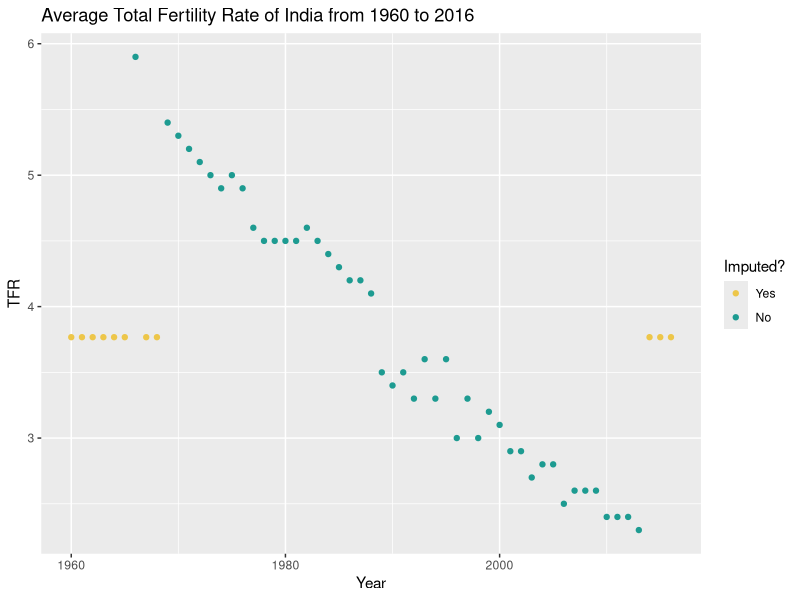
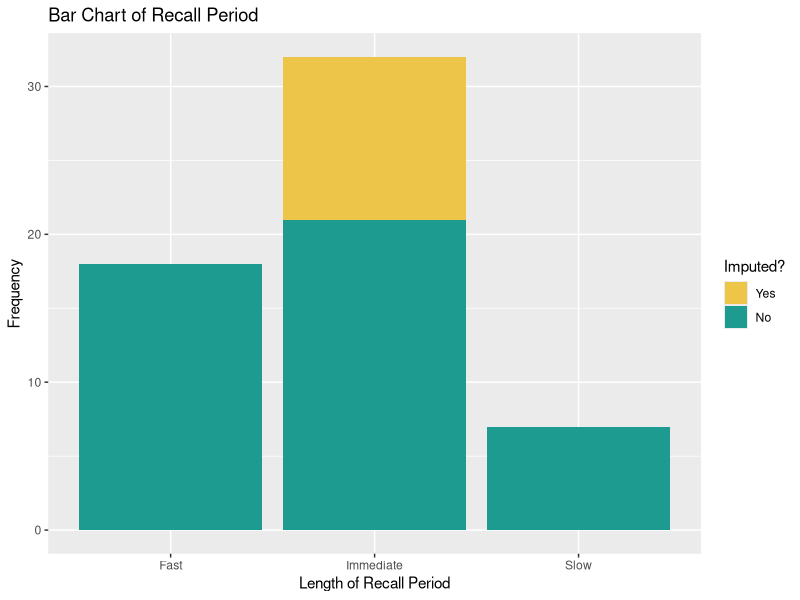
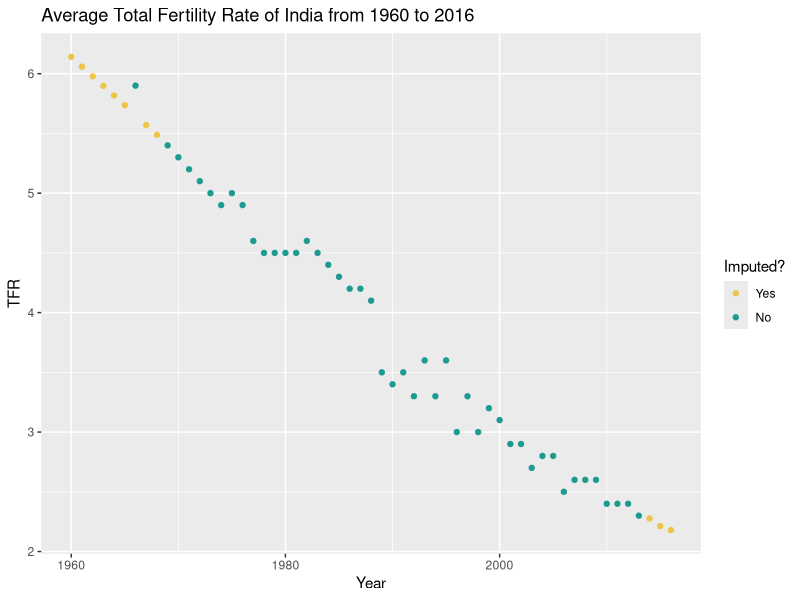

R code for these plots, in order:
## ---- chunk 1
# Load all required dependencies
library(dplyr)
library(ggplot2)
library(mice)
## ---- chunk 2
# Read and examine the data
dat = read.csv(file = "tfr_india.csv", sep = ",")[, 2:5]
head(dat)

# Create "TFR_missing" and "Recall_missing", which indiate missingness of "TFR" and "Recall", respectively
# 0 indicates missing value and 1 indicates otherwise
dat$TFR_missing = ifelse(is.na(dat$TFR), 0, 1)
dat$Recall_missing = ifelse(is.na(dat$Recall), 0, 1)
## ---- chunk 3
# Create a function that performs imputation for missing values
# The "method" argument in the function specifies the method used for missing value imputation
imp = function(x, method){
  missing = is.na(x)
  x.obs = x[!missing]
  imputed = x
  imputed[missing] = method(x.obs)
  return (imputed) # Output the imputed vector
}
## ---- chunk 4
dat$tfr.mean.imp = imp(dat$TFR, method = mean)

# Visualize imputed "TFR"
ggplot(dat, aes(Year, tfr.mean.imp)) +
  geom_point(aes(colour = factor(TFR_missing))) +
  scale_color_manual(labels = c("Yes", "No"), values = c("#edc649", "#1d9b91")) +
  labs(title = "Average Total Fertility Rate of India from 1960 to 2016", 
       y = "TFR", colour = "Imputed?")
## ---- chunk 5
# Function that returns mode of a categorical variable
mode = function(x) {
  ta = table(x)
  tam = max(ta)
  if (all(ta == tam))
    mod = NA
  else
    mod = names(ta)[ta == tam]
  return(mod)
}

dat$recall.mode.imp = imp(dat$Recall, method = mode)

# Visualize imputed "Recall"
ggplot(dat, aes(recall.mode.imp)) + 
  geom_bar(aes(fill = factor(Recall_missing))) +
  scale_fill_manual(labels = c("Yes", "No"), values = c("#edc649", "#1d9b91")) + 
  labs(title = "Bar Chart of Recall Period", x = "Length of Recall Period", y = "Frequency", fill = "Imputed?")
## ---- chunk 6
# First of all, build a model, "fit1", using ONLY completely observed variables "Year" and "GDP"
fit1 = lm(TFR ~ Year + GDP, data = dat)

# Impute missing "TFR" values based on fit1
pred = predict(fit1, newdata = ic(dat))

# Create a function that fills in missing TFR values using regression imputation
reg.imp = function(x){
  missing = is.na(x)
  imputed = x
  imputed[missing] = pred
  return (imputed)
}

dat$tfr.reg.imp = reg.imp(dat$TFR)

# Visualize imputed "TFR"
ggplot(dat, aes(Year, tfr.reg.imp)) +
  geom_point(aes(colour = factor(TFR_missing))) +
  scale_color_manual(labels = c("Yes", "No"), values = c("#edc649", "#1d9b91")) +
  labs(title = "Average Total Fertility Rate of India from 1960 to 2016", 
       y = "TFR", colour = "Imputed?")
## ---- chunk 7
# the lm() function uses complete cases as default
summary(lm(TFR ~ Year + GDP + Recall, data = dat))
## ---- chunk 8
summary(lm(tfr.mean.imp ~ Year + GDP + recall.mode.imp, data = dat))
## ---- chunk 9
summary(lm(tfr.reg.imp ~ Year + GDP + Recall, data = dat))
## ---- chunk 10
summary(lm(tfr.reg.imp ~ Year + GDP + recall.mode.imp, data = dat))
